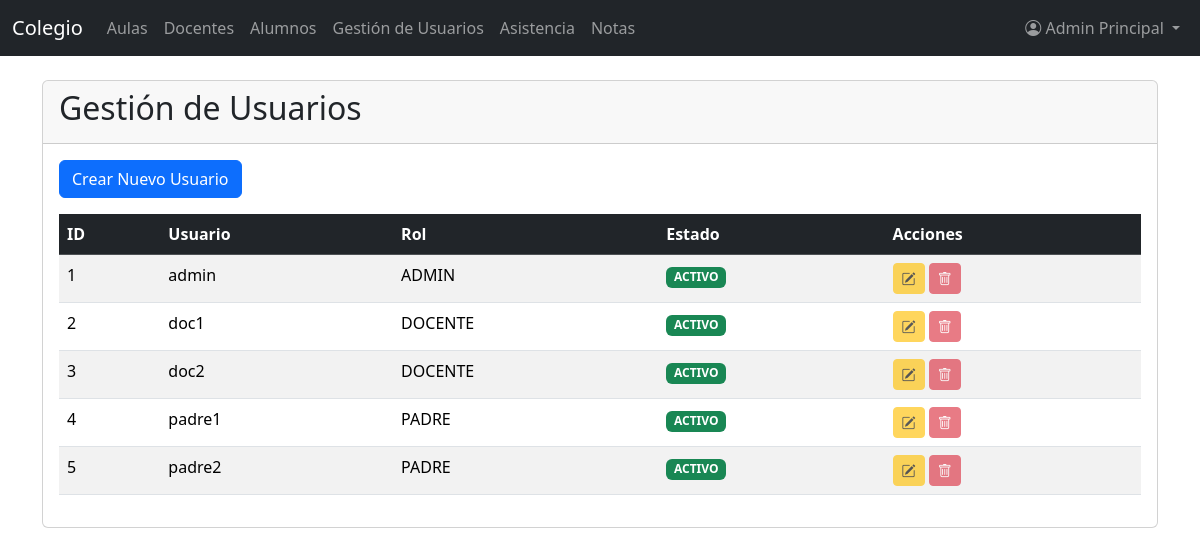
Page /index.php?controller=usuario&action=index (signed in) on the committed database.
### tables this page shows
CREATE TABLE `usuarios` (
  `id` int(11) NOT NULL,
  `nombres` varchar(100) NOT NULL,
  `apellidos` varchar(100) NOT NULL,
  `dni` varchar(20) DEFAULT NULL,
  `correo` varchar(120) DEFAULT NULL,
  `usuario` varchar(50) NOT NULL,
  `password` varchar(255) NOT NULL,
  `rol` enum('ADMIN','DOCENTE','PADRE') NOT NULL,
  `estado` enum('ACTIVO','INACTIVO') DEFAULT 'ACTIVO',
  `fecha_creacion` timestamp NOT NULL DEFAULT current_timestamp()
);

### controllers/UsuarioController.php (called while the page is built, shortened)
<?php
class UsuarioController {
    public function index() {
        include_once 'models/User.php';
        $database = new Database();
        $db = $database->connect();
        $user_model = new User($db);
        $users = $user_model->readAll();
        include_once 'views/usuarios/index.php';
    }
}
?>

### models/User.php (called while the page is built, shortened)
<?php
class User {
    private $conn;
    private $table = 'usuarios';
    public function __construct($db) {
        $this->conn = $db;
    }
    public function readAll() {
        $query = 'SELECT id, usuario, rol, estado FROM ' . $this->table . ' ORDER BY usuario ASC';
        $stmt = $this->conn->prepare($query);
        $stmt->execute();
        return $stmt->fetchAll(PDO::FETCH_ASSOC);
    }
}
?>

### views/usuarios/index.php (the view, shortened to what this page needs)
<?php include_once 'views/layout/header.php'; ?>
<div class="card">
    <div class="card-header">
        <h2 class="card-title">Gestión de Usuarios</h2>
    </div>
    <div class="card-body">
        <div class="mb-3">
            <a href="index.php?controller=usuario&action=create" class="btn btn-primary">Crear Nuevo Usuario</a>
        </div>
        <div class="table-responsive">
            <table class="table table-striped table-hover">
                <thead class="table-dark">
                    <tr>
                        <th>ID</th>
                        <th>Usuario</th>
                        <th>Rol</th>
                        <th>Estado</th>
                        <th>Acciones</th>
                    </tr>
                </thead>
                <tbody>
                    <?php if (!empty($users)): ?>
                        <?php foreach ($users as $user): ?>
                            <tr>
                                <td><?php echo htmlspecialchars($user['id']); ?></td>
                                <td><?php echo htmlspecialchars($user['usuario']); ?></td>
                                <td><?php echo htmlspecialchars($user['rol']); ?></td>
                                <td>
                                    <?php
                                        $estado = htmlspecialchars($user['estado']);
                                        $badge_class = ($estado === 'ACTIVO') ? 'bg-success' : 'bg-danger';
                                        echo "<span class='badge {$badge_class}'>{$estado}</span>";
                                    ?>
                                </td>
                                <td>
                                    <a href="#" class="btn btn-warning btn-sm disabled"><i class="bi bi-pencil-square"></i></a>
                                    <a href="#" class="btn btn-danger btn-sm disabled"><i class="bi bi-trash"></i></a>
                                </td>
                            </tr>
                        <?php endforeach; ?>
                    <?php else: ?>
                        <tr>
                            <td colspan="5" class="text-center">No hay usuarios registrados.</td>
                        </tr>
                    <?php endif; ?>
                </tbody>
            </table>
        </div>
    </div>
</div>
<?php include_once 'views/layout/footer.php'; ?>

### rows in the picture
usuarios: id "1", usuario "admin", rol "ADMIN", estado "ACTIVO"
usuarios: id "2", usuario "doc1", rol "DOCENTE", estado "ACTIVO"
usuarios: id "3", usuario "doc2", rol "DOCENTE", estado "ACTIVO"
usuarios: id "4", usuario "padre1", rol "PADRE", estado "ACTIVO"
usuarios: id "5", usuario "padre2", rol "PADRE", estado "ACTIVO"

### other values in the picture
$_SESSION['user_name'] "Admin Principal"
